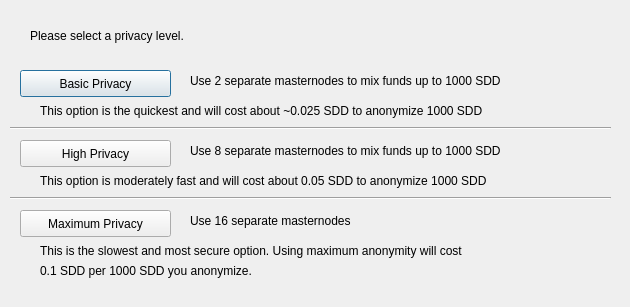
<?xml version="1.0" encoding="UTF-8"?>
<ui version="4.0">
 <class>DarksendConfig</class>
 <widget class="QDialog" name="DarksendConfig">
  <property name="geometry">
   <rect>
    <x>0</x>
    <y>0</y>
    <width>630</width>
    <height>307</height>
   </rect>
  </property>
  <property name="windowTitle">
   <string>Configure Darksend</string>
  </property>
  <widget class="QPushButton" name="buttonBasic">
   <property name="geometry">
    <rect>
     <x>20</x>
     <y>70</y>
     <width>151</width>
     <height>27</height>
    </rect>
   </property>
   <property name="text">
    <string>Basic Privacy</string>
   </property>
  </widget>
  <widget class="QPushButton" name="buttonHigh">
   <property name="geometry">
    <rect>
     <x>20</x>
     <y>140</y>
     <width>151</width>
     <height>27</height>
    </rect>
   </property>
   <property name="text">
    <string>High Privacy</string>
   </property>
  </widget>
  <widget class="QPushButton" name="buttonMax">
   <property name="geometry">
    <rect>
     <x>20</x>
     <y>210</y>
     <width>151</width>
     <height>27</height>
    </rect>
   </property>
   <property name="text">
    <string>Maximum Privacy</string>
   </property>
  </widget>
  <widget class="QLabel" name="label">
   <property name="geometry">
    <rect>
     <x>30</x>
     <y>20</y>
     <width>571</width>
     <height>31</height>
    </rect>
   </property>
   <property name="text">
    <string>Please select a privacy level.</string>
   </property>
  </widget>
  <widget class="QLabel" name="label_2">
   <property name="geometry">
    <rect>
     <x>190</x>
     <y>70</y>
     <width>421</width>
     <height>21</height>
    </rect>
   </property>
   <property name="text">
    <string>Use 2 separate masternodes to mix funds up to 1000 SDD</string>
   </property>
  </widget>
  <widget class="QLabel" name="label_3">
   <property name="geometry">
    <rect>
     <x>190</x>
     <y>140</y>
     <width>411</width>
     <height>21</height>
    </rect>
   </property>
   <property name="text">
    <string>Use 8 separate masternodes to mix funds up to 1000 SDD</string>
   </property>
  </widget>
  <widget class="QLabel" name="label_4">
   <property name="geometry">
    <rect>
     <x>190</x>
     <y>210</y>
     <width>421</width>
     <height>21</height>
    </rect>
   </property>
   <property name="text">
    <string>Use 16 separate masternodes</string>
   </property>
  </widget>
  <widget class="QLabel" name="label_6">
   <property name="geometry">
    <rect>
     <x>40</x>
     <y>100</y>
     <width>561</width>
     <height>21</height>
    </rect>
   </property>
   <property name="text">
    <string>This option is the quickest and will cost about ~0.025 SDD to anonymize 1000 SDD</string>
   </property>
  </widget>
  <widget class="QLabel" name="label_7">
   <property name="geometry">
    <rect>
     <x>40</x>
     <y>170</y>
     <width>561</width>
     <height>21</height>
    </rect>
   </property>
   <property name="text">
    <string>This option is moderately fast and will cost about 0.05 SDD to anonymize 1000 SDD</string>
   </property>
  </widget>
  <widget class="QLabel" name="label_8">
   <property name="geometry">
    <rect>
     <x>40</x>
     <y>240</y>
     <width>561</width>
     <height>21</height>
    </rect>
   </property>
   <property name="text">
    <string>This is the slowest and most secure option. Using maximum anonymity will cost</string>
   </property>
  </widget>
  <widget class="QLabel" name="label_9">
   <property name="geometry">
    <rect>
     <x>40</x>
     <y>260</y>
     <width>561</width>
     <height>21</height>
    </rect>
   </property>
   <property name="text">
    <string>0.1 SDD per 1000 SDD you anonymize.</string>
   </property>
  </widget>
  <widget class="Line" name="line">
   <property name="geometry">
    <rect>
     <x>10</x>
     <y>120</y>
     <width>601</width>
     <height>16</height>
    </rect>
   </property>
   <property name="orientation">
    <enum>Qt::Horizontal</enum>
   </property>
  </widget>
  <widget class="Line" name="line_2">
   <property name="geometry">
    <rect>
     <x>10</x>
     <y>190</y>
     <width>601</width>
     <height>16</height>
    </rect>
   </property>
   <property name="orientation">
    <enum>Qt::Horizontal</enum>
   </property>
  </widget>
 </widget>
 <resources/>
 <connections/>
</ui>
